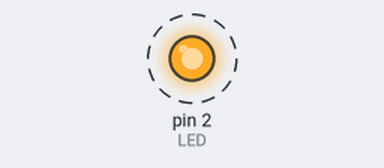
A sketch run on a simulated Arduino Uno, built with avr-gcc and run on an emulated ATmega328P. On the bench: output pins drawn as LEDs (lit = HIGH). Dashed ring = blinking.

Above: at 0.5 s.
Timing chart, 0 to 4.6 s (numbered marks = the images above):
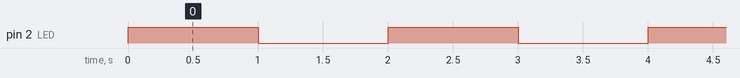

The sketch:

nodemcu_blink.ino
```cpp
/*
Primeiro exemplo de NodeMCU
Piscando o led embarcado de um ESP8266
Autor: Henrique Poyatos
Data: 24/09/2022
*/

// declarando uma constante LED e guardando o número 2
const byte LED = 2;

void setup() {
  // declarar o LED como OUTPUT
  pinMode(LED, OUTPUT);
}

void loop() {
  // acende o led
  digitalWrite(LED, HIGH);
  // aguarde (1 segundos)
  delay(1000);
  // apaga o led
  digitalWrite(LED, LOW);
  // aguarde (1 segundos)
  delay(1000);
}
```

Measured:
- by itself, pin 2 (LED): alternates HIGH for 1.0 s and LOW for 1.0 s
